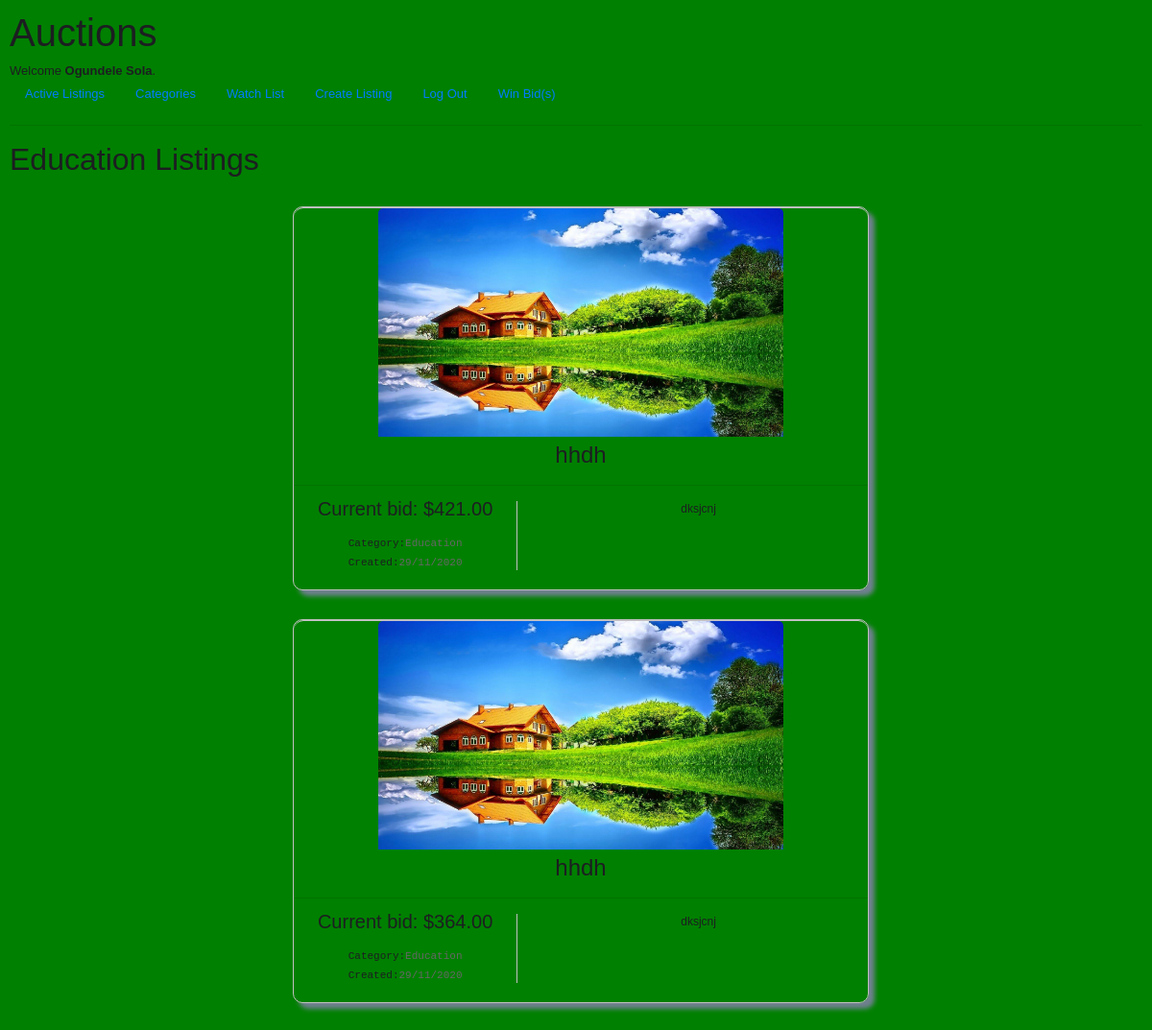
Screenshot of /categories/Education (signed in) with the database file from the repository.
### auctions/models.py (models this page shows, shortened)
class User(AbstractUser):
    pass

class Listing(models.Model):
    title = models.CharField(max_length=64)
    description = models.TextField(max_length=100)
    c_price = models.IntegerField()
    image = models.ImageField(upload_to=image_directory_path)
    category = models.ForeignKey(Category, blank=True, null=True, on_delete=models.CASCADE, related_name="input_cat")
    highest_bidder = models.ForeignKey(User, blank=True, null=True, on_delete=models.CASCADE, related_name="highest_bidder")
    user = models.ForeignKey(User, blank=True, null= True, on_delete=models.CASCADE, related_name="uploader")

class Category(models.Model):
    category = models.CharField(max_length=20, unique=True)

### auctions/views.py (the view)
# urls.py: path("categories/<str:category>", views.category, name="category"),
@login_required
def category(request, category):
    category = Category.objects.get(category=category) #inner category is just a string
    listings = Listing.objects.filter(category=category)[::-1]
    for listing in listings:
        item = re.sub("^.*/auctions/", "/auctions/", listing.image.url)
        listing.image = item
    return render(request, "auctions/index.html",{
        "listings":listings,
        "title":f"{category.category.capitalize()} Listings",
    })

### auctions/templates/auctions/index.html (shortened to what this page needs)
{% extends "auctions/layout.html" %}
{% load static %}
{% block head %}
    <link rel="stylesheet" href="{% static 'auctions/index2.css' %}">
{% endblock %}
{% block body %}
<h2>{{title}}</h2>
    <section class="main">
        {% for listing in listings %}
            <section class="item-container">
                <a href="{% url 'listing' listing.id %}"><div class="for-img"><img src="{% static listing.image %}" alt="image here"></div></a>
                    <h4 class="list-title">{{listing.title}}</h4>
                    <hr>
                        <div class="for-content">
                            <div class="price">
                                <p>Current bid: ${{listing.c_price}}.00</p>
                                <small>Category:<span>{{ listing.category.category }}</span></small><br>
                                <small>Created:<span>29/11/2020</span></small>
                            </div>
                            <div class="description">{{listing.description}}</div>
                        </div>
            </section>
        {% empty %}
            No Active Listing
        {% endfor %}
    </section>
{% endblock %}

### auctions/templates/auctions/layout.html (shortened to what this page needs)
{% load static %}
<!DOCTYPE html>
<html lang="en">
    <head>
        <link rel="stylesheet" href="https://stackpath.bootstrapcdn.com/bootstrap/4.4.1/css/bootstrap.min.css">
        <link href="{% static 'auctions/styles.css' %}" rel="stylesheet">
        {% block head %}Auctions{% endblock %}
    </head>
    <body>
        <h1>Auctions</h1>
        <div>
            {% if user.is_authenticated %}
                Welcome <strong>{{ user.username }}</strong>.
            {% else %}
                Not signed in.
            {% endif %}
        </div>
        <ul class="nav">
            <li class="nav-item">
                <a class="nav-link" href="{% url 'index' %}">Active Listings</a>
            </li>
            <li class="nav-item">
                <a class="nav-link" href="{% url 'categories' %}">Categories</a>
            </li>
            {% if user.is_authenticated %}
                <li class="nav-item">
                    <a class="nav-link" href="{% url 'watch' %}">Watch List</a>
                </li>
                <li class="nav-item">
                    <a class="nav-link" href="{% url 'createList' %}">Create Listing</a>
                </li>
                <li class="nav-item">
                    <a class="nav-link" href="{% url 'logout' %}">Log Out</a>
                </li>
                <li class="nav-item">
                    <a class="nav-link" href="{% url 'won' %}">Win Bid(s)</a>
                </li>
            {% endif %}
        </ul>
        <hr>
        {% block body %}
        {% endblock %}
    </body>
</html>

### auctions/static/auctions/styles.css (style rules this page uses)
body { padding: 10px; }

### auctions/static/auctions/index2.css (style rules this page uses)
body { margin: 0px; font-family: arial, sans-serif; font-size: small; color: #222; line-height: 16px; color: #555; color: #1c1e21; background: #f0f2f5; color: #1c1e21; background-color: green; }
img { display: block; max-width: 100%; }
.main { width: 50%; margin: 0 auto; }
.main .item-container { margin: 30px auto; box-sizing: border-box; width: 600px; height: 400px; border: 1px solid silver; border-radius: 10px; box-shadow: 6px 6px 5px slategray; }
.main .item-container .for-img { height: 60%; border-top: 1px solid silver; border-top-left-radius: 10px; border-top-right-radius: 10px; }
.main .item-container .for-img img { max-height: 100%; margin: 0px auto; border-top-left-radius: 5px; border-top-right-radius: 5px; }
.main .item-container .list-title { width: 80%; text-align: center; margin: 5px auto; overflow: hidden; text-overflow: ellipsis; white-space: nowrap; }
.main .item-container .for-content { display: flex; justify-content: space-between; }
.main .item-container .for-content .price { width: 39%; border-right: 1px solid silver; text-align: center; font-size: 20px; }
.main .item-container .for-content .price small { font-family: monospace; font-size: 11px; }
.main .item-container .for-content .price small span { color: #666; }
.main .item-container .for-content .description { width: 59%; text-align: center; font-size: 12px; }

### rows the page displays
User: username "Ogundele Sola"
Listing: image (picture), title "hhdh", c_price "421", category.category "Education", description "dksjcnj"
Listing: image (picture), title "hhdh", c_price "364", category.category "Education", description "dksjcnj"

### other values shown
{{ title }} "Education Listings"
